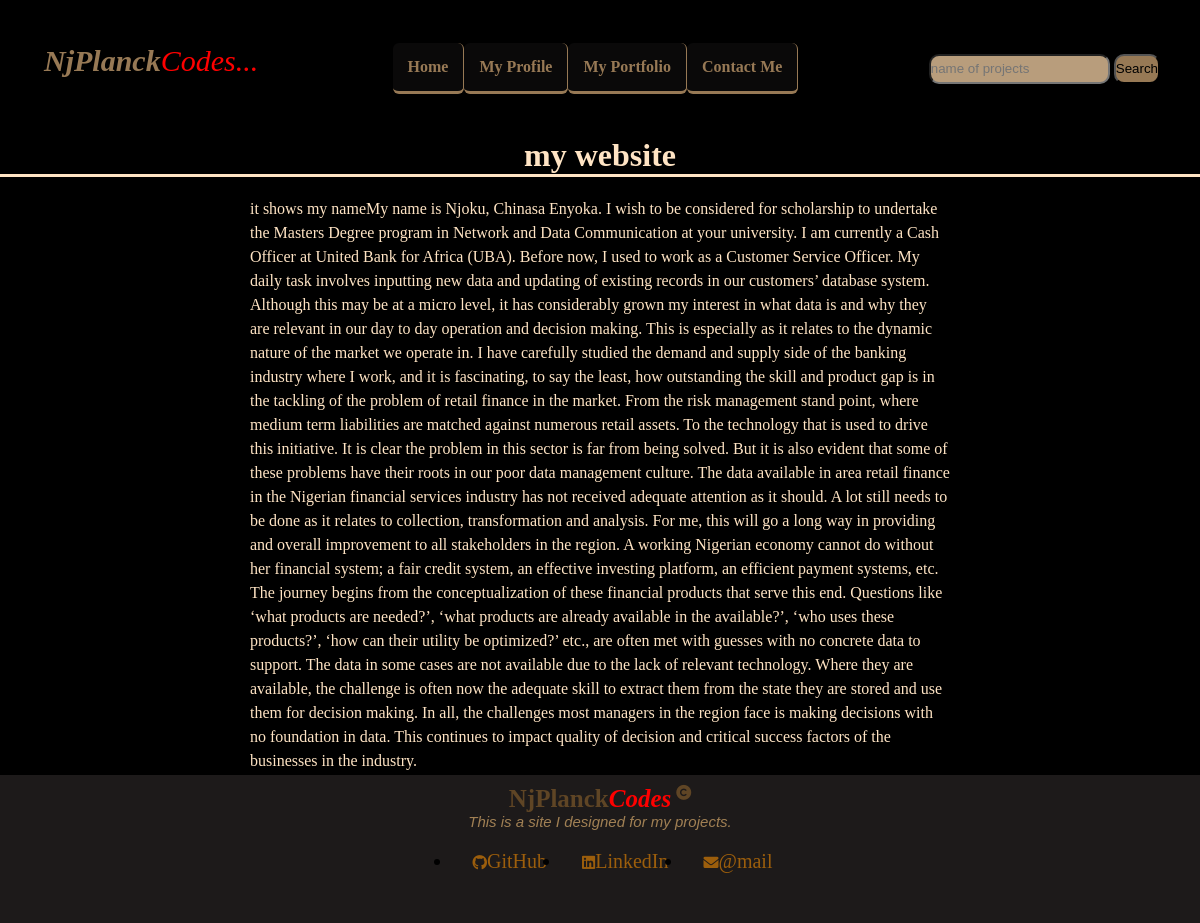
/1/, run on the app's committed database.
### app/models.py (models this page shows, shortened)
class Project(models.Model):
  title = models.CharField(max_length=200)
  summary = models.TextField(max_length=600)
  description = models.TextField()
  link = models.CharField(max_length=600)
  category= models.CharField(max_length=100)
  created = models.DateTimeField(auto_now_add=True)
  updated = models.DateTimeField(auto_now=True)

### app/views.py (the view)
# urls.py: path('<int:id>/',views.detailpage, name='detailpage'),
def detailpage(request,id):
  details = Project.objects.get(id=id)
  return render(request,'mysite/detail.html',{'details':details})

### templates/mysite/detail.html
{%extends 'mysite/base.html'%}
{%block content%}
<div class="detail">
  <h1 class="detail-t">{{details.title}}</h1>
  <p class="detail-p">{{details.description}}</p>
</div>
{% endblock %}

### static/stylesheet.css (style rules this page uses)
* { box-sizing: border-box; margin: 0; padding: 0; }
html, body { background-color: black; height: 100%; }
.detail { color: bisque; display: flex; flex-direction: column; justify-content: center; align-items: center; }
.detail-p { color: bisque; padding-top: 20px; padding-left: 250px; padding-right: 250px; border-top: solid; line-height: 1.5; }

### data on the page
Project: title "my website", description "it shows my nameMy name is Njoku, Chinasa Enyoka. I wish to be considered for scholarship to undertake the Masters Degree program in Network and Data Communication at your university. I am currently a Cash Officer at United Bank for Africa (UBA). Before now, I used to work as a Customer Service Officer. My daily task involves inputting new data and updating of existing records in our customers’ database system. Although this may be at a micro level, it has considerably grown my interest in what data is and why they are relevant in our day to day operation and decision making. This is especially as it relates to the dynamic nature of the market we operate in. I have carefully studied the…"
